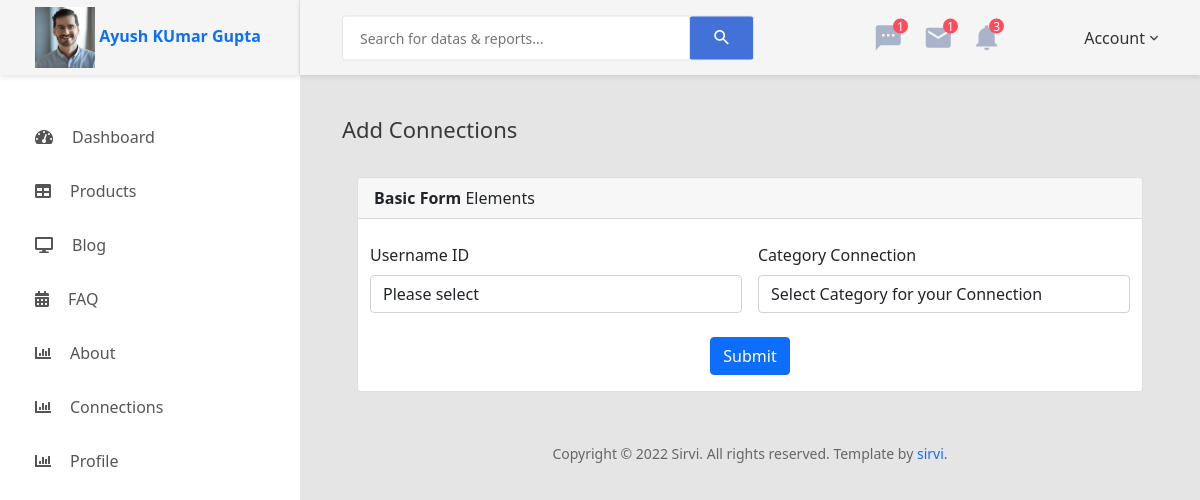
Screenshot of /new-folder/admin/add-connections.php (signed in) with the database file from the repository.
### tables this page shows
CREATE TABLE `useradmin` (
  `id` int(11) NOT NULL,
  `profile_id` varchar(100) NOT NULL,
  `image` varchar(200) NOT NULL,
  `username` varchar(50) NOT NULL,
  `password` varchar(255) NOT NULL,
  `email` varchar(100) NOT NULL,
  `last_name` varchar(200) NOT NULL,
  `designation` varchar(200) NOT NULL,
  `company` varchar(200) NOT NULL,
  `business_category` varchar(200) NOT NULL,
  `logo` varchar(200) NOT NULL,
  `thumbnail_image` varchar(200) NOT NULL,
  `thames_color` varchar(100) NOT NULL,
  `text_color` varchar(100) NOT NULL,
  `footer_color` varchar(100) NOT NULL,
  `connections_id` varchar(100) NOT NULL,
  `admin_status` varchar(100) NOT NULL
);

### new-folder/admin/add-connections.php (the view, shortened to what this page needs)
<?php include 'header.php' ?>
            <div class="main-content">
                <div class="section__content section__content--p30">
                    <div class="container-fluid">
                    <h3 class="title-5 m-b-35">Add Connections</h3>
                    <div class="col-lg-12">
                                <div class="card">
                                    <div class="card-header">
                                        <strong>Basic Form</strong> Elements
                                    </div>
                                    <div class="card-body card-block">
                                        <form action="add-form-query.php" method="post" enctype="multipart/form-data" class="form-horizontal">
                                            <div class="row form-group">
                                                <div class="col-12 col-md-6 p-2">
                                                <label for="text-input" class=" form-control-label">Username ID</label>
                                                <select id="select" name="connections_id" class="form-control" required="" fdprocessedid="56hwfq">
                                                    <option value="0">Please select</option>
                                                </select>
                                                </div>
                                                <div class="col-12 col-md-6 p-2">
                                                <label for="text-input" class=" form-control-label">Category Connection</label>
                                                <select id="select" name="category_connection" class="form-control" required="" fdprocessedid="56hwfq">
                                                    <option value="0">Select Category for your Connection</option>
                                                </select>
                                                </div>
                                            </div>
                                            <div class="text-center">
                                                <button type="submit" class="btn btn-primary"  name="connections">Submit</button>
                                            </div>
                                        </form>
                                    </div>
                                </div>
                            </div>
                        <div class="row">
                            <div class="col-md-12">
                                <div class="copyright">
                                    <p>Copyright © 2022 Sirvi. All rights reserved. Template by <a href="#">sirvi</a>.</p>
                                </div>
                            </div>
                        </div>
                    </div>
                </div>
            </div>
<?php include 'footer.php' ?>

### new-folder/admin/header.php (shortened to what this page needs)
<?php
include("config.php");
$admin_user=$_SESSION['login_user'];
$row=mysqli_fetch_assoc(mysqli_query($db, "select * from useradmin where username='$admin_user'"));
?>
<!DOCTYPE html>
<html lang="en">
<head>
    <link href="css/font-face.css" rel="stylesheet" media="all">
    <link href="vendor/font-awesome-4.7/css/font-awesome.min.css" rel="stylesheet" media="all">
    <link href="vendor/font-awesome-5/css/fontawesome-all.min.css" rel="stylesheet" media="all">
    <link href="vendor/mdi-font/css/material-design-iconic-font.min.css" rel="stylesheet" media="all">
    <link href="vendor/bootstrap-4.1/bootstrap.min.css" rel="stylesheet" media="all">
    <link href="vendor/animsition/animsition.min.css" rel="stylesheet" media="all">
    <link href="vendor/bootstrap-progressbar/bootstrap-progressbar-3.3.4.min.css" rel="stylesheet" media="all">
    <link href="vendor/wow/animate.css" rel="stylesheet" media="all">
    <link href="vendor/css-hamburgers/hamburgers.min.css" rel="stylesheet" media="all">
    <link href="vendor/slick/slick.css" rel="stylesheet" media="all">
    <link href="vendor/select2/select2.min.css" rel="stylesheet" media="all">
    <link href="vendor/perfect-scrollbar/perfect-scrollbar.css" rel="stylesheet" media="all">
    <link href="css/theme.css" rel="stylesheet" media="all">
    <link href="https://cdn.jsdelivr.net/npm/bootstrap@5.0.2/dist/css/bootstrap.min.css" rel="stylesheet">
</head>
<body class="animsition">
    <div class="page-wrapper">
        <aside class="menu-sidebar d-none d-lg-block">
            <div class="logo">
                <a href="#">
                    <img src="images/admin-img/<?php echo $row['image'] ?>" width="60px" height="60px" alt="" />
                    <span><b><?php echo $row['username'] ?></b></span>
                </a>
            </div>
            <div class="menu-sidebar__content js-scrollbar1">
                <nav class="navbar-sidebar">
                    <ul class="list-unstyled navbar__list">
                    <li class="has-sub">
                            <a class="js-arrow" href="dashboard.php">
                                <i class="fas fa-tachometer-alt"></i>Dashboard</a>
                        </li>
						<li class="has-sub">
                            <a class="js-arrow" href="#">
                                <i class="fas fa-table"></i>Products</a>
                        </li>
                        <li class="has-sub">
                            <a class="js-arrow" href="#">
                                <i class="fas fa-desktop"></i>Blog</a>
                        </li>
                        <li class="has-sub">
                            <a class="js-arrow" href="#">
                            <i class="fas fa-calendar-alt"></i>FAQ</a>
                        </li>
                        <li class="has-sub">
                            <a class="js-arrow" href="#">
                            <i class="fas fa-chart-bar"></i>About</a>
                        </li>
                         <li class="has-sub">
                            <a class="js-arrow" href="#">
                            <i class="fas fa-chart-bar"></i>Connections</a>
                        </li>
                        <li class="has-sub">
                            <a class="js-arrow" href="#">
                            <i class="fas fa-chart-bar"></i>Profile</a>
                        </li>
                    </ul>
                </nav>
            </div>
        </aside>
        <div class="page-container">
            <header class="header-desktop">
                <div class="section__content section__content--p30">
                    <div class="container-fluid">
                        <div class="header-wrap">
                            <form class="form-header" action="" method="POST">
                                <input class="au-input au-input--xl" type="text" name="search" placeholder="Search for datas &amp; reports..." />
                                <button class="au-btn--submit" type="submit">
                                    <i class="zmdi zmdi-search"></i>
                                </button>
                            </form>
                            <div class="header-button">
                                <div class="noti-wrap">
                                    <div class="noti__item js-item-menu">
                                        <i class="zmdi zmdi-comment-more"></i>
                                        <span class="quantity">1</span>
                                    </div>
                                    <div class="noti__item js-item-menu">
                                        <i class="zmdi zmdi-email"></i>
                                        <span class="quantity">1</span>
                                    </div>
                                    <div class="noti__item js-item-menu">
                                        <i class="zmdi zmdi-notifications"></i>
                                        <span class="quantity">3</span>
                                    </div>
                                </div>
                                <div class="account-wrap">
                                    <div class="account-item clearfix js-item-menu">
                                        <div class="content">
                                            <a class="js-acc-btn" href="#">Account</a>
                                        </div>
                                    </div>
                                </div>
                            </div>
                        </div>
                    </div>
                </div>
            </header>

### new-folder/admin/header.php (style rules this page uses)
a { text-decoration: none; }

### rows the page displays
useradmin: image (picture), username "Ayush KUmar Gupta"
